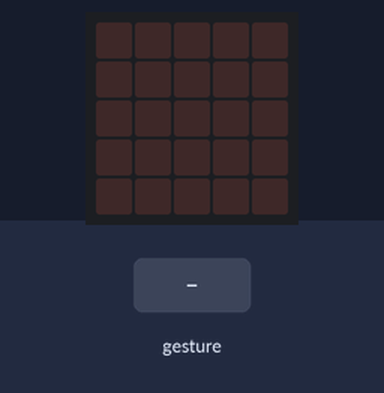
Bench run of a program on a simulated BBC micro:bit (MakeCode). Shown: the board's 5×5 LED display. The test bench sets the inputs (shaded band). Random numbers come from a fixed seed; a tilt is held for 1.5 s and a shake lasts 1 s, then the board lies face up again.

Above: at 1.2 s.
1.3 s: gesture 'shake'
At 4.0 s:
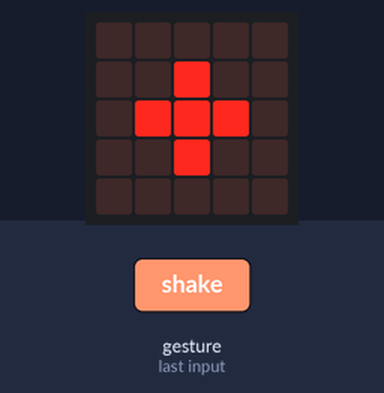
4.3 s: gesture 'shake'
At 6.5 s:
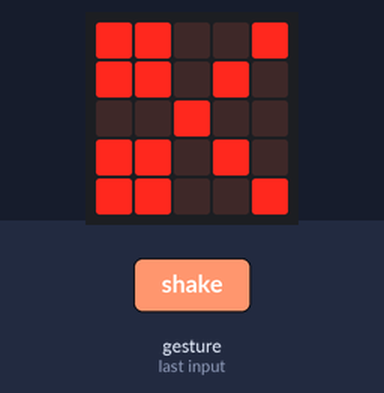
Timing chart, 0 to 8.0 s (numbered marks = the images above; inputs shaded):
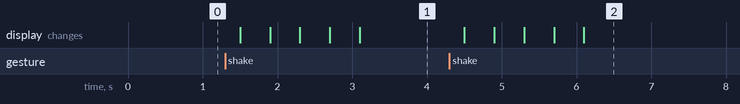

The program:

main.ts
```typescript
let player = 0
input.onGesture(Gesture.Shake, function () {
    player = randint(1, 3)
    if (player == 1) {
        basic.showLeds(`
            . . . . .
            . . # . .
            . # # # .
            . . # . .
            . . . . .
            `)
        basic.showLeds(`
            . . . . .
            . . . . .
            . . . . .
            . . . . .
            . . . . .
            `)
        basic.showLeds(`
            . . . . .
            . . # . .
            . # # # .
            . . # . .
            . . . . .
            `)
        basic.showLeds(`
            . . . . .
            . . . . .
            . . . . .
            . . . . .
            . . . . .
            `)
        basic.showLeds(`
            . . . . .
            . . # . .
            . # # # .
            . . # . .
            . . . . .
            `)
    } else if (player == 2) {
        basic.showLeds(`
            . . . . .
            . # # # .
            . # # # .
            . # # # .
            . # # # .
            `)
        basic.showLeds(`
            . . . . .
            . . . . .
            . . . . .
            . . . . .
            . . . . .
            `)
        basic.showLeds(`
            . . . . .
            . # # # .
            . # # # .
            . # # # .
            . # # # .
            `)
        basic.showLeds(`
            . . . . .
            . . . . .
            . . . . .
            . . . . .
            . . . . .
            `)
        basic.showLeds(`
            . . . . .
            . # # # .
            . # # # .
            . # # # .
            . # # # .
            `)
    } else {
        basic.showLeds(`
            # # . . #
            # # . # .
            . . # . .
            # # . # .
            # # . . #
            `)
        basic.showLeds(`
            . . . . .
            . . . . .
            . . . . .
            . . . . .
            . . . . .
            `)
        basic.showLeds(`
            # # . . #
            # # . # .
            . . # . .
            # # . # .
            # # . . #
            `)
        basic.showLeds(`
            . . . . .
            . . . . .
            . . . . .
            . . . . .
            . . . . .
            `)
        basic.showLeds(`
            # # . . #
            # # . # .
            . . # . .
            # # . # .
            # # . . #
            `)
    }
})
```

test.ts
```typescript
// les proves van aquí; això no es compilarà quan aquest paquet s'usi com a extensió.
```

Measured:
- after the input at 1.3 s, the display: changes after 0.20 s (image 1)
- after the input at 4.3 s, the display: changes after 0.20 s (image 2)
